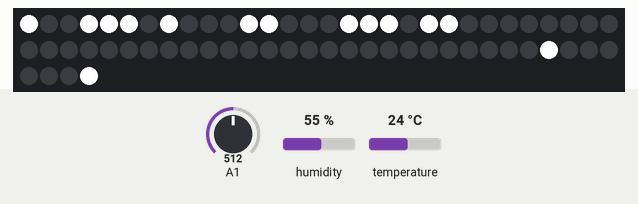
Simulated run of this sketch. Board: Arduino Uno, built with avr-gcc and run on an emulated ATmega328P. On the bench: 64 RGB LEDs in strip order, left to right, continuing on the next row. The inputs (shaded band) are chosen by the test bench; at power-on: A1 = 512, humidity 55 %, temperature 24 °C. What the sketch prints to the serial monitor is not drawn.

Above: at 1.2 s.
1.3 s: A1 set to 716
Timing chart, 0 to 2.7 s (numbered marks = the images above; inputs shaded):
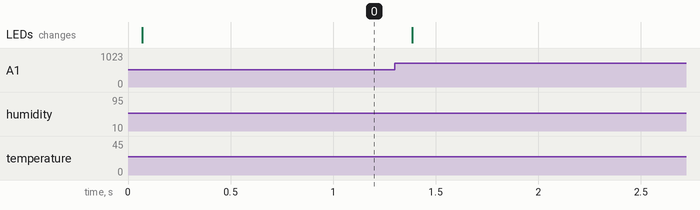

The sketch:

linh_dht1.ino
```cpp
#include <Adafruit_NeoPixel.h>
#include "DHT.h"//DHT
#include <string.h>

// Which pin on the Arduino is connected to the NeoPixels?
// On a Trinket or Gemma we suggest changing this to 1
#define PIN 9
#define DHTPIN 4 //DHT22 pin
#define DHTTYPE DHT22
#define Dig_pin 6;
int Dig_out = LOW;
int v = 0;
DHT dht(DHTPIN, DHTTYPE);

// How many NeoPixels are attached to the Arduino?
#define NUMPIXELS      64

Adafruit_NeoPixel pixels = Adafruit_NeoPixel(NUMPIXELS, PIN, NEO_GRB + NEO_KHZ800);
//===============
//String fileName;
//int distance = 0;
//int strength = 0;
//boolean receiveComplete = true;
//long data[]={0,0};

//===================
void setup()
{
  Serial.begin(115200);
  Serial.println("DHT22 test!");
  dht.begin();
  pixels.begin(); // This initializes the NeoPixel library.
  pixels.show();
  pixels.clear();


}

void loop() {

 pixels.clear();
 int a[64]= {0,3,4,5,7,56,63,50,51,52,44,42,46,48};
 int h =  ReadH();
 int t = ReadT();
 int v = ReadV();
  Serial.print("Humidity: ");
  Serial.print(h);
  Serial.print(" %\t");
  Serial.print("Temperature: ");
  Serial.print(t);
  Serial.print(" *C ");
  Serial.print("Vibration: ");
  Serial.print(v);
//Temperature============
      uint8_t bitsCount = sizeof( t ) * 4;
      char str[ bitsCount + 1 ];
      uint8_t i = 0;
      while ( bitsCount-- )
      str[ i++ ] = bitRead( t, bitsCount ) + '0';
      str[ i ] = '\0';
      int arrSize1 = sizeof(str)/sizeof(str[0]);
      int dem=7;
      Serial.println(dem);
      for(int i=0; i<arrSize1 ; i++){
        Serial.println("Temperature: ");
        Serial.println(str);
        if (str[i]=='1')
        {
         // Serial.println(i);
         // a[6]=8;
          a[dem]=i+8;
          //Serial.println(dem);
          dem = dem+1;
        }

      }

      //Humidity=============================
      uint8_t bitsCount1 = sizeof( h ) * 4;
      char str1[ bitsCount1 + 1 ];
      uint8_t j = 0;
      while ( bitsCount1-- )
      str1[ j++ ] = bitRead( h, bitsCount1 ) + '0';
      str1[ j ] = '\0';
      char str2[8];
      str2[0]=str1[7]; str2[1]=str1[6]; str2[2]=str1[5]; str2[3]=str1[4]; str2[4]=str1[3]; str2[5]=str1[2]; str2[6]=str1[1]; str2[7]=str1[0];

    //  Serial.println( str[0] );
    //=======================================
       int arrSize2 = sizeof(str2)/sizeof(str2[0]);

       for(int i=0; i<arrSize2 ; i++){

        Serial.println("Humidity: ");
        //Serial.println(str1);
        Serial.println(str2);
       // Serial.println(h);
        if (str2[i]=='1')
        {
          //Serial.println(i);
         // a[6]=8;
          a[dem]=i+16;
          dem = dem+1;
        }
      }

      ///Vibration=====================
      //int v = Ana_out;
      uint8_t bitsCount4 = sizeof( v ) * 4;
      char str3[ bitsCount4 + 1 ];
      uint8_t m = 0;
      while ( bitsCount4-- )
      str3[ m++ ] = bitRead( v, bitsCount4 ) + '0';
      str3[ m ] = '\0';
      char str4[8];
      str4[0]=str3[7]; str4[1]=str3[6]; str4[2]=str3[5]; str4[3]=str3[4]; str4[4]=str3[3]; str4[5]=str3[2]; str4[6]=str3[1]; str4[7]=str3[0];

      int arrSize4 = sizeof(str4)/sizeof(str4[0]);
     // Serial.println(dem);
      for(int i=0; i<arrSize4 ; i++){
        Serial.println("Vibration: ");
        //Serial.println(str3);

        Serial.println(str4);
        Serial.println(v); // (v-100)

        if (str4[i]=='1')
        {
          Serial.println(i);
         // a[6]=8;
          a[dem]=i+32;
          //Serial.println(dem);
          dem = dem+3;
        }

      //================================
      }

      //================================
    int arrSize = sizeof(a)/sizeof(a[0]);
    for(int i=0; i<arrSize;i++)
    {
      pixels.setPixelColor(a[i], pixels.Color(250,250,250)); // Moderately bright green color
      }
    pixels.show(); // This sends the updated pixel color to the hardware.

 // delay(1000);


}
void DectoBin(int b){
      uint8_t bitsCount = sizeof( b ) * 4;
      char str[ bitsCount + 1 ];
      uint8_t i = 0;
      while ( bitsCount-- )
      str[ i++ ] = bitRead( b, bitsCount ) + '0';
      str[ i ] = '\0';
}
int ReadH(){
   int h = dht.readHumidity();
    return h;
   //delay(1000);
}
int ReadT(){
  int t = dht.readTemperature();
    return t;
      //delay(1000);
}
int ReadV(){
   v = analogRead(A1);
   return v;
   //delay(1000);
}
```
